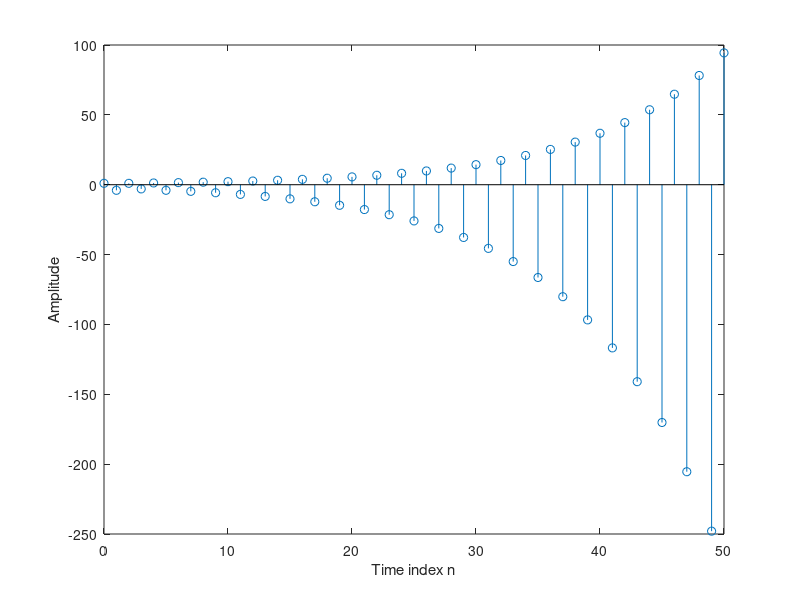

Write MATLAB code to recreate this figure.
%Test
clf;
N = 50;
num = [1 -4 0  1 0];
den = [1  0 -1  0 -0.25];
y1 = impz(num,den,N+1);
parsum = 0;
for k = 1:N+1;
	parsum = parsum + abs(y1(k));
	if abs(y1(k)) < 10^(-6), break, end
end
n = 0:N;
stem(n,y1);
xlabel('Time index n'); ylabel('Amplitude');
disp('Value =');disp(abs(y1(k)));
